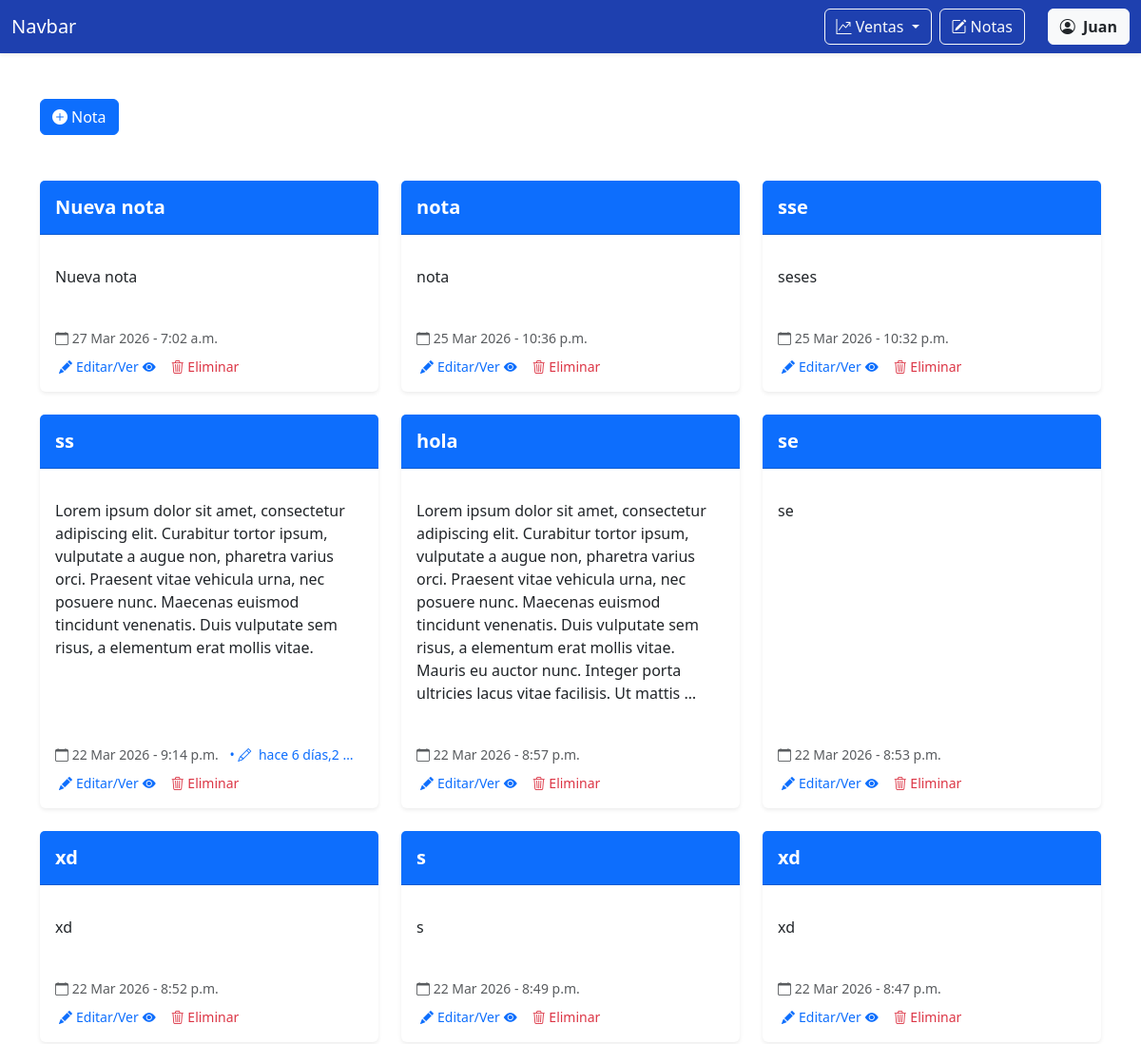
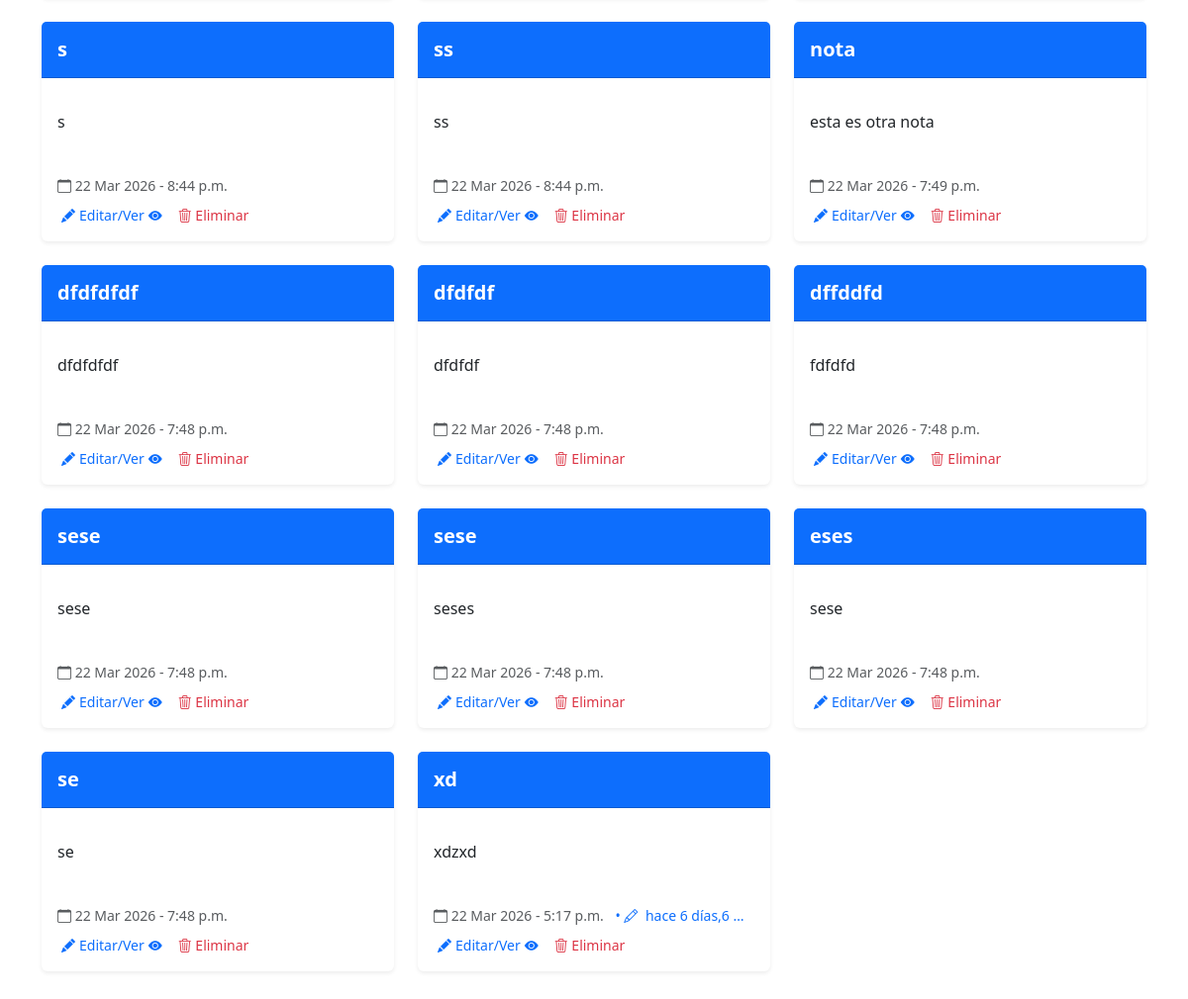
Page /notas/ (signed in) on the committed database (2 pictures, top to bottom).
### notas/models.py (models this page shows)
class Nota(models.Model):
    title = models.CharField('Título',max_length=200)
    description = models.TextField('Descripción',blank=True)
    created = models.DateTimeField(auto_now_add=True)
    updated = models.DateTimeField(auto_now=True)
    user = models.ForeignKey(User, on_delete=models.CASCADE)

### notas/views.py (the view, shortened to what this page needs)
# urls.py: path('', views.index_notas, name='notas'),
@login_required
def index_notas(request):
    if request.method == 'GET':
        my_notes = Nota.objects.filter(user=request.user).order_by('-created')
        return render(request, 'notas.html', {
        'form': NotaForm(),
        'notes': my_notes
    })

### notas/templates/notas.html (shortened to what this page needs)
{% extends 'base.html' %}
{% block content %}
<div class="container mt-5">
  <button type="button" class="btn btn-primary" data-bs-toggle="modal" data-bs-target="#createModal">
    <i class="bi bi-plus-circle-fill me-1"></i>Nota
  </button>
</div>
<div class="container my-5">
  <div class="row">
    {% for note in notes %}
    <div class="col-md-4 mb-4">
      <div class="card h-100 shadow-sm border-0">
        <div class="card-header bg-primary text-white py-3">
          <h5 class="card-title mb-0 fw-bold">{{ note.title }}</h5>
        </div>
        <div class="card-body">
          <p class="card-text text-secondary">
            {{ note.description|linebreaks|truncatewords:50 }}
          </p>
        </div>
        <div class="card-footer bg-transparent border-0">
          <small class="text-muted">
            <i class="bi bi-calendar"></i> {{ note.created|date:"d M Y" }} - {{note.created|time:"g:i a"}}
            {% if note.updated|date:"U" > note.created|date:"U" %}
            <span class="ms-2 text-primary">
              • <i class="bi bi-pencil me-1"></i>
              hace {{note.updated|timesince|truncatewords:2}}
            </span>
            {% endif %}
          </small>
        </div>
        <div class="px-3 pb-3 d-flex gap-3">
          <button type="button" class="btn btn-sm btn-outline-primary border-0 p-0 ms-1"
            data-bs-target="#updateModal{{ note.id }}" data-bs-toggle="modal">
            <i class="bi bi-pencil-fill me-1"></i>Editar/Ver<i class="bi bi-eye-fill ms-1"></i>
          </button>
          <button type="button" class="btn btn-sm btn-outline-danger border-0 p-0" data-bs-toggle="modal"
            data-bs-target="#deleteModal{{note.id}}">
            <i class="bi bi-trash3"></i>
            Eliminar
          </button>
        </div>
      </div>
    </div>
    {% endfor %}
  </div>
</div>
{% endblock content %}

### templates/base.html (shortened to what this page needs)
<!doctype html>
<html lang="es-MX">
<head>
  <link href="https://cdn.jsdelivr.net/npm/bootstrap@5.3.8/dist/css/bootstrap.min.css" rel="stylesheet"
 />
  <link rel="stylesheet" href="https://cdn.jsdelivr.net/npm/bootstrap-icons@1.13.1/font/bootstrap-icons.min.css">
</head>
<body>
  <nav class="navbar navbar-expand-lg  navbar-dark shadow-sm" style="background-color: #1e40af;">
    <div class="container-fluid">
      <a class="navbar-brand" href="{% url 'dashboard' %}">Navbar</a>
      <div class="collapse navbar-collapse" id="navbarNav">
        <ul class="navbar-nav ms-auto">
          <li class="nav-item">
            <div class="dropdown">
              <button class="btn btn-outline-light dropdown-toggle" type="button" data-bs-toggle="dropdown"
                aria-expanded="false"><i class="bi bi-graph-up-arrow"></i>
                Ventas
              </button>
            </div>
          </li>
          <li class="nav-item ms-2">
            <a class="btn btn-outline-light" href="{% url 'notas' %}"><i class="bi bi-pencil-square me-1"></i>Notas</a>
          </li>
          <li class="nav-item ms-2">
            <div class="dropdown">
              <button class="btn btn-light text-dark ms-3" type="button" data-bs-toggle="dropdown"
                aria-expanded="false">
                <i class="bi bi-person-circle me-1"></i> <strong>{{ user.first_name }}</strong>
              </button>
          </li>
        </ul>
      </div>
    </div>
  </nav>
  {% block content %} {% endblock %}
</body>
</html>

### rows in the picture
Nota: title "Nueva nota", description "Nueva nota", created "27 Mar 2026", created "7:02 a.m."
Nota: title "nota", description "nota", created "25 Mar 2026", created "10:36 p.m."
Nota: title "sse", description "seses", created "25 Mar 2026", created "10:32 p.m."
Nota: title "ss", description "Lorem ipsum dolor sit amet, consectetur adipiscing elit. Curabitur tortor ipsum, vulputate a augue non, pharetra varius orci. Praesent vitae vehicula urna, nec posuere nunc. Maecenas euismod tincidunt venenatis. Duis vulputate sem risus, a elementum erat mollis vitae.", created "22 Mar 2026", created "9:14 p.m.", updated "6 días,2 …"
Nota: title "hola", description "Lorem ipsum dolor sit amet, consectetur adipiscing elit. Curabitur tortor ipsum, vulputate a augue non, pharetra varius orci. Praesent vitae vehicula urna, nec posuere nunc. Maecenas euismod tincidunt venenatis. Duis vulputate sem risus, a elementum erat mollis vitae. Mauris eu auctor nunc. Integer porta ultricies lacus vitae facilisis. Ut mattis …", created "22 Mar 2026", created "8:57 p.m."
Nota: title "se", description "se", created "22 Mar 2026", created "8:53 p.m."
Nota: title "xd", description "xd", created "22 Mar 2026", created "8:52 p.m."
Nota: title "s", description "s", created "22 Mar 2026", created "8:49 p.m."
Nota: title "xd", description "xd", created "22 Mar 2026", created "8:47 p.m."
Nota: title "s", description "s", created "22 Mar 2026", created "8:44 p.m."
Nota: title "ss", description "ss", created "22 Mar 2026", created "8:44 p.m."
Nota: title "nota", description "esta es otra nota", created "22 Mar 2026", created "7:49 p.m."
Nota: title "dfdfdfdf", description "dfdfdfdf", created "22 Mar 2026", created "7:48 p.m."
Nota: title "dfdfdf", description "dfdfdf", created "22 Mar 2026", created "7:48 p.m."
Nota: title "dffddfd", description "fdfdfd", created "22 Mar 2026", created "7:48 p.m."
Nota: title "sese", description "sese", created "22 Mar 2026", created "7:48 p.m."
Nota: title "sese", description "seses", created "22 Mar 2026", created "7:48 p.m."
Nota: title "eses", description "sese", created "22 Mar 2026", created "7:48 p.m."
Nota: title "se", description "se", created "22 Mar 2026", created "7:48 p.m."
Nota: title "xd", description "xdzxd", created "22 Mar 2026", created "5:17 p.m.", updated "6 días,6 …"

### other values in the picture
{{ user.first_name }} "Juan"
